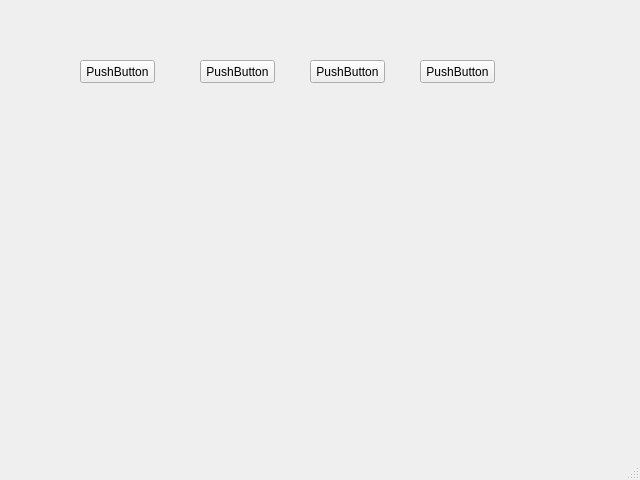
<?xml version="1.0" encoding="UTF-8"?>
<ui version="4.0">
 <class>MainWindow</class>
 <widget class="QMainWindow" name="MainWindow">
  <property name="geometry">
   <rect>
    <x>0</x>
    <y>0</y>
    <width>640</width>
    <height>480</height>
   </rect>
  </property>
  <property name="windowTitle">
   <string>MainWindow</string>
  </property>
  <widget class="QWidget" name="centralwidget">
   <widget class="QPushButton" name="pushButton">
    <property name="geometry">
     <rect>
      <x>80</x>
      <y>60</y>
      <width>75</width>
      <height>23</height>
     </rect>
    </property>
    <property name="text">
     <string>PushButton</string>
    </property>
   </widget>
   <widget class="QPushButton" name="pushButton_2">
    <property name="geometry">
     <rect>
      <x>200</x>
      <y>60</y>
      <width>75</width>
      <height>23</height>
     </rect>
    </property>
    <property name="text">
     <string>PushButton</string>
    </property>
   </widget>
   <widget class="QPushButton" name="pushButton_3">
    <property name="geometry">
     <rect>
      <x>310</x>
      <y>60</y>
      <width>75</width>
      <height>23</height>
     </rect>
    </property>
    <property name="text">
     <string>PushButton</string>
    </property>
   </widget>
   <widget class="QPushButton" name="pushButton_4">
    <property name="geometry">
     <rect>
      <x>420</x>
      <y>60</y>
      <width>75</width>
      <height>23</height>
     </rect>
    </property>
    <property name="text">
     <string>PushButton</string>
    </property>
   </widget>
  </widget>
  <widget class="QMenuBar" name="menubar">
   <property name="geometry">
    <rect>
     <x>0</x>
     <y>0</y>
     <width>640</width>
     <height>23</height>
    </rect>
   </property>
  </widget>
  <widget class="QStatusBar" name="statusbar"/>
 </widget>
 <resources/>
 <connections/>
</ui>
